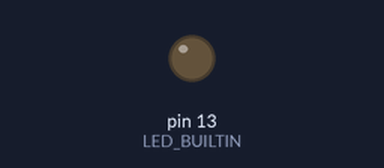
Recording of a sketch running on a simulated Arduino Uno, built with avr-gcc and run on an emulated ATmega328P. On the bench: output pins drawn as LEDs (lit = HIGH). What the sketch prints to the serial monitor is not drawn.

Above: at 2.5 s.
At 7.5 s:
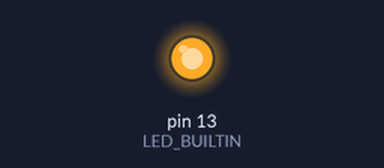
Timing chart, 0 to 13.0 s (numbered marks = the images above):
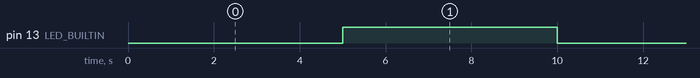

The sketch:

Serial_test.ino
```cpp
void setup() {
  // put your setup code here, to run once:
  Serial.begin(9600);
  pinMode(LED_BUILTIN, OUTPUT);
}

void loop() {
  // put your main code here, to run repeatedly:
  Serial.println("Hello, world!");
  // Wait for a second
  delay(5000);
  digitalWrite(LED_BUILTIN, HIGH);  // turn the LED on (HIGH is the voltage level)
  delay(5000);                      // wait for a second
  digitalWrite(LED_BUILTIN, LOW);   // turn the LED off by making the voltage LOW
}
```

Measured:
- by itself, pin 13 (LED_BUILTIN): alternates HIGH for 5.0 s and LOW for 5.0 s
